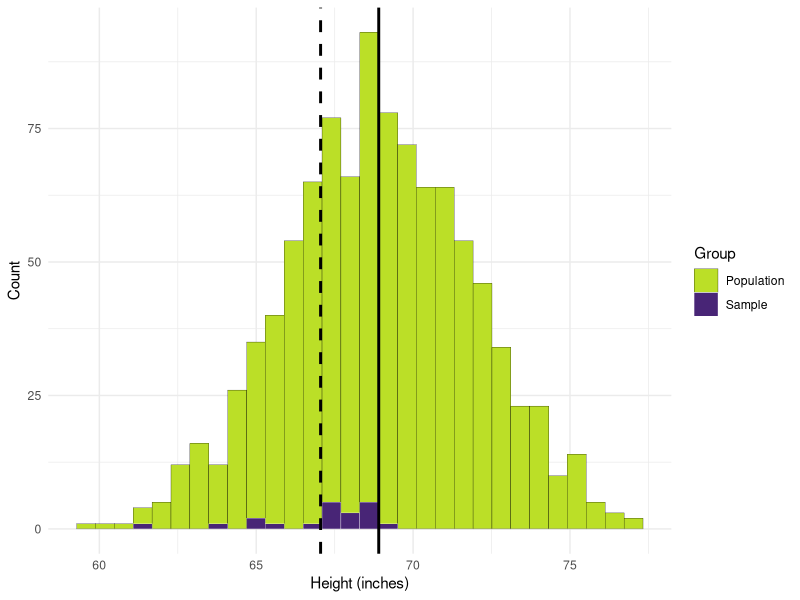
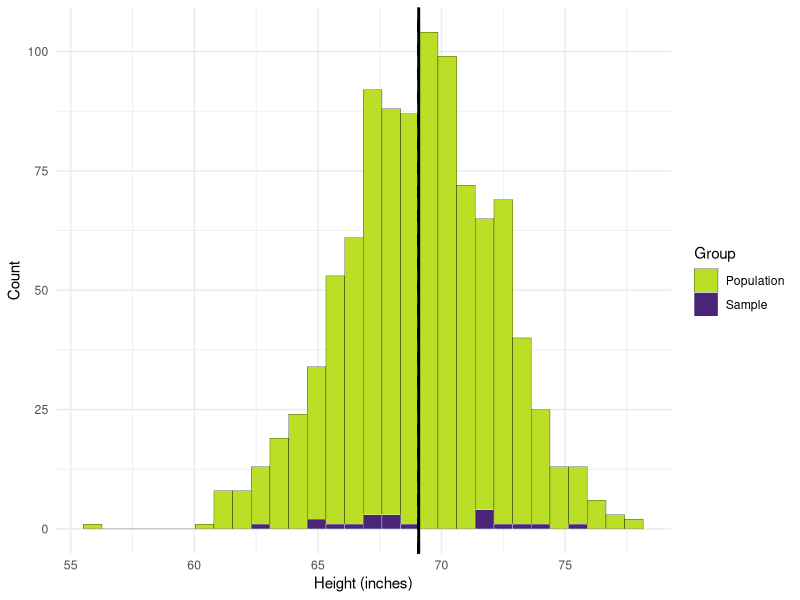
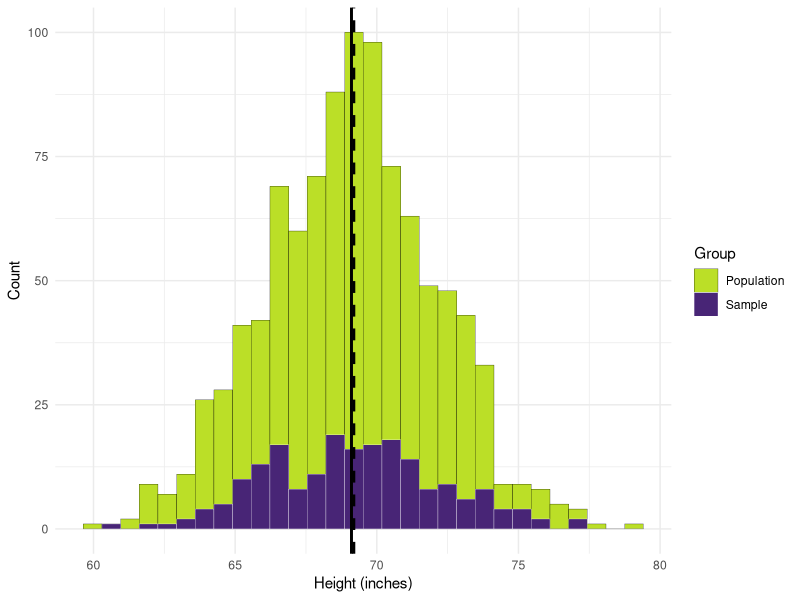
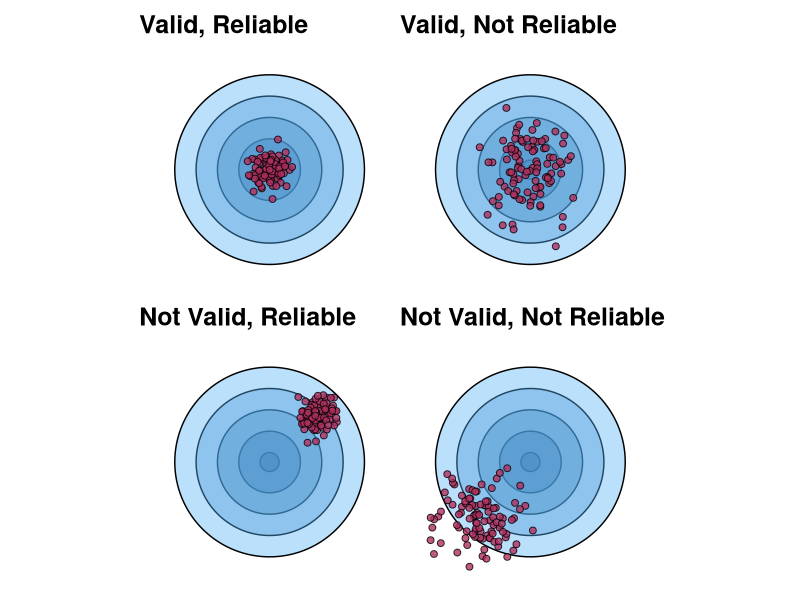

Reproduce these figures in R, in order.
## ---- chunk 1
knitr::opts_chunk$set(echo = FALSE, fig.width = 6, fig.height = 6, fig.align = "center")
library(tidyverse)
library(ggforce)
library(ggtext)
library(patchwork)
library(here)

set.seed(150) # fix seed for random number generator

## ---- chunk 2

pop <- tibble::tibble(pop = rnorm(1e3, 69, 3)) # Create population value

sample <- tibble::tibble(sample = sample(pop$pop[pop$pop<= quantile(pop$pop, prob = 0.60)], size = 20, replace = FALSE)) # Draw 20 sample values from the population 

# Plot it
ggplot() +
  geom_histogram(data = pop, aes(x = pop, fill = "Population"), color = "black", size = 0.1) +
  geom_histogram(data = sample, aes(x = sample, fill = "Sample"), color = "white", size = 0.1) +
  geom_vline(xintercept = mean(pop$pop), size = 1) +
  geom_vline(xintercept = mean(sample$sample), linetype = "dashed", size = 1, label = "Mean") +
  theme_minimal() +
  viridis::scale_fill_viridis(discrete = TRUE, begin = 0.1, end = 0.9, direction = -1) +
  labs(x = "Height (inches)",
       y = "Count",
       fill = "Group")

## ---- chunk 3


pop <- tibble::tibble(pop = rnorm(1e3, 69, 3)) # Create population value

sample <- tibble::tibble(sample = sample(pop$pop, size = 20, replace = FALSE)) # Draw 20 sample values from the population 

# Plot it
ggplot() +
  geom_histogram(data = pop, aes(x = pop, fill = "Population"), color = "black", size = 0.1) +
  geom_histogram(data = sample, aes(x = sample, fill = "Sample"), color = "white", size = 0.1) +
  geom_vline(xintercept = mean(pop$pop), size = 1) +
  geom_vline(xintercept = mean(sample$sample), linetype = "dashed", size = 1, label = "Mean") +
  theme_minimal() +
  viridis::scale_fill_viridis(discrete = TRUE, begin = 0.1, end = 0.9, direction = -1) +
  labs(x = "Height (inches)",
       y = "Count",
       fill = "Group")

## ---- chunk 4

pop <- tibble::tibble(pop = rnorm(1e3, 69, 3)) # Create population value

sample <- tibble::tibble(sample = sample(pop$pop, size = 200, replace = FALSE)) # Draw 20 sample values from the population 

# Plot it
ggplot() +
  geom_histogram(data = pop, aes(x = pop, fill = "Population"), color = "black", size = 0.1) +
  geom_histogram(data = sample, aes(x = sample, fill = "Sample"), color = "white", size = 0.1) +
  geom_vline(xintercept = mean(pop$pop), size = 1) +
  geom_vline(xintercept = mean(sample$sample), linetype = "dashed", size = 1, label = "Mean") +
  theme_minimal() +
  viridis::scale_fill_viridis(discrete = TRUE, begin = 0.1, end = 0.9, direction = -1) +
  labs(x = "Height (inches)",
       y = "Count",
       fill = "Group")

## ---- chunk 5

N <- 1e2

circles <- data.frame(
  x0 = rep(0, 5),
  y0 = rep(0, 5),
  r = seq(0.1, 1, length.out = 5)
)

data.av <- tibble(x = rnorm(N, 0, 0.1),
                  y = rnorm(N, 0, 0.1),
                  group = "Valid, Reliable") 

data.anv <- tibble(x = rnorm(N, 0.5, 0.1),
                  y = rnorm(N, 0.5, 0.1),
                  group = "Not Valid, Reliable") 

data.nav <- tibble(x = rnorm(N, 0, 0.25),
                   y = rnorm(N, 0, 0.25),
                   group = "Valid, Not Reliable") 

data.nanv <- tibble(x = rnorm(N, -0.5, 0.25),
                   y = rnorm(N, -0.6, 0.25),
                   group = "Not Valid, Not Reliable") 



plot.av <- ggplot() +
  geom_circle(data = circles, aes(x0 = x0, y0 = y0, r = r, fill = r), alpha = 0.4, show.legend = FALSE) +
  geom_point(data = data.av, aes(x = x, y = y), fill = "maroon", alpha = .8, size = 2, pch = 21) +
  coord_fixed() +
  theme_void() +
  theme(title = element_markdown(size = 15, face = "bold")) +
  scale_x_continuous(limits = c(-1.25, 1.25)) +
  scale_y_continuous(limits = c(-1.25, 1.25)) +
  labs(title = "Valid, Reliable")


plot.anv <- ggplot() +
  geom_circle(data = circles, aes(x0 = x0, y0 = y0, r = r, fill = r), alpha = 0.4, show.legend = FALSE) +
  geom_point(data = data.anv, aes(x = x, y = y), fill = "maroon", alpha = .8, size = 2, pch = 21) +
  coord_fixed() +
  theme_void() +
  theme(title = element_markdown(size = 15, face = "bold")) +
  scale_x_continuous(limits = c(-1.25, 1.25)) +
  scale_y_continuous(limits = c(-1.25, 1.25)) +
  labs(title = "Not Valid, Reliable")

plot.nav <- ggplot() +
  geom_circle(data = circles, aes(x0 = x0, y0 = y0, r = r, fill = r), alpha = 0.4, show.legend = FALSE) +
  geom_point(data = data.nav, aes(x = x, y = y), fill = "maroon", alpha = .8, size = 2, pch = 21) +
  coord_fixed() +
  theme_void() +
  theme(title = element_markdown(size = 15, face = "bold")) +
  scale_x_continuous(limits = c(-1.25, 1.25)) +
  scale_y_continuous(limits = c(-1.25, 1.25)) +
  labs(title = "Valid, Not Reliable")


plot.nanv <- ggplot() +
  geom_circle(data = circles, aes(x0 = x0, y0 = y0, r = r, fill = r), alpha = 0.4, show.legend = FALSE) +
  geom_point(data = data.nanv, aes(x = x, y = y), fill = "maroon", alpha = .8, size = 2, pch = 21) +
  coord_fixed() +
  theme_void() +
  theme(title = element_markdown(size = 15, face = "bold")) +
  scale_x_continuous(limits = c(-1.25, 1.25)) +
  scale_y_continuous(limits = c(-1.25, 1.25)) +
  labs(title = "Not Valid, Not Reliable")



plot.com <- wrap_plots(plot.av, plot.nav, plot.anv, plot.nanv)

plot.com


